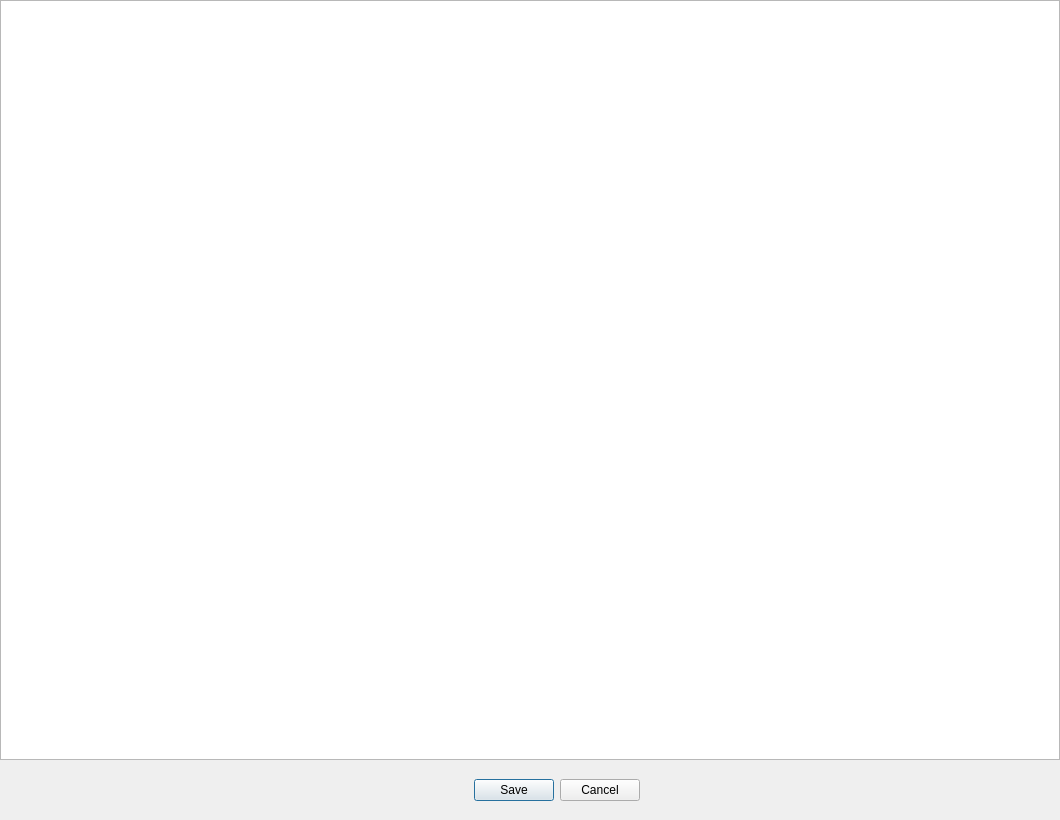
<?xml version="1.0" encoding="UTF-8"?>
<ui version="4.0">
 <class>Dialog</class>
 <widget class="QDialog" name="Dialog">
  <property name="geometry">
   <rect>
    <x>0</x>
    <y>0</y>
    <width>1060</width>
    <height>820</height>
   </rect>
  </property>
  <property name="windowTitle">
   <string>Decode Result</string>
  </property>
  <property name="windowIcon">
   <iconset resource="icons/resource.qrc">
    <normaloff>:/icons/32x32.png</normaloff>:/icons/32x32.png</iconset>
  </property>
  <widget class="QDialogButtonBox" name="buttonBox">
   <property name="geometry">
    <rect>
     <x>440</x>
     <y>770</y>
     <width>200</width>
     <height>41</height>
    </rect>
   </property>
   <property name="font">
    <font>
     <family>MS Shell Dlg 2</family>
    </font>
   </property>
   <property name="orientation">
    <enum>Qt::Horizontal</enum>
   </property>
   <property name="standardButtons">
    <set>QDialogButtonBox::Cancel|QDialogButtonBox::Save</set>
   </property>
  </widget>
  <widget class="QTableWidget" name="tableWidget">
   <property name="geometry">
    <rect>
     <x>0</x>
     <y>0</y>
     <width>1060</width>
     <height>760</height>
    </rect>
   </property>
  </widget>
 </widget>
 <resources>
  <include location="icons/resource.qrc"/>
 </resources>
 <connections>
  <connection>
   <sender>buttonBox</sender>
   <signal>accepted()</signal>
   <receiver>Dialog</receiver>
   <slot>accept()</slot>
   <hints>
    <hint type="sourcelabel">
     <x>248</x>
     <y>254</y>
    </hint>
    <hint type="destinationlabel">
     <x>157</x>
     <y>274</y>
    </hint>
   </hints>
  </connection>
  <connection>
   <sender>buttonBox</sender>
   <signal>rejected()</signal>
   <receiver>Dialog</receiver>
   <slot>reject()</slot>
   <hints>
    <hint type="sourcelabel">
     <x>316</x>
     <y>260</y>
    </hint>
    <hint type="destinationlabel">
     <x>286</x>
     <y>274</y>
    </hint>
   </hints>
  </connection>
 </connections>
</ui>
